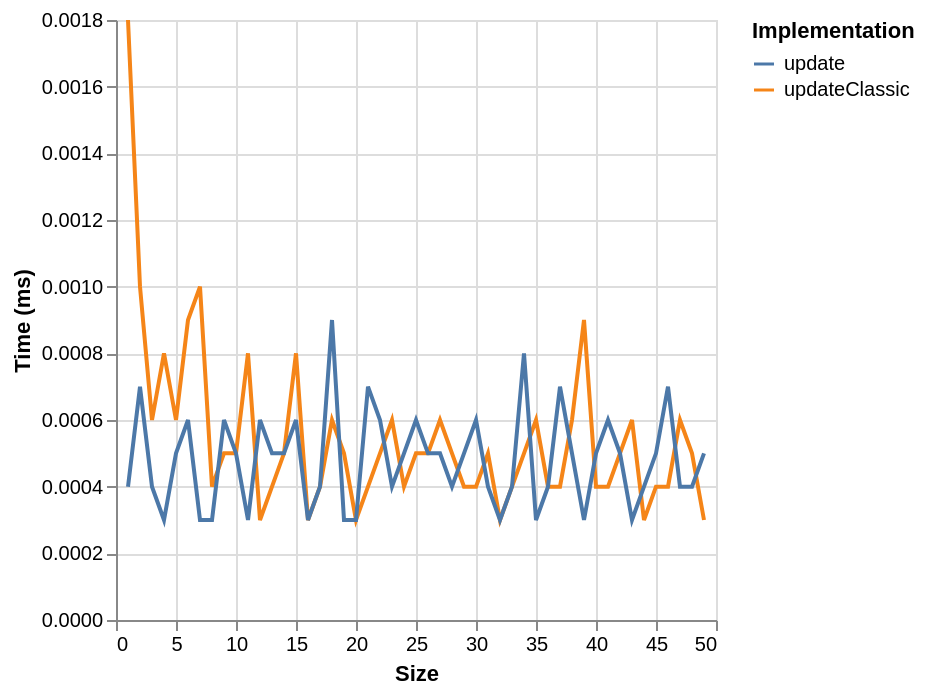

Vega-Lite specification for this chart:
### Vega specification from a JSON file in a GitHub repository (floating-point values rounded to 4 significant figures)
{"$schema": "https://vega.github.io/schema/vega/v6.json", "background": "white", "padding": 5, "width": 300, "height": 300, "style": "cell", "data": [{"name": "source_0", "values": [{"ms": 0.0018, "series": "updateClassic", "size": 1}, {"ms": 0.001, "series": "updateClassic", "size": 2}, {"ms": 0.0006, "series": "updateClassic", "size": 3}, {"ms": 0.0008, "series": "updateClassic", "size": 4}, {"ms": 0.0006, "series": "updateClassic", "size": 5}, {"ms": 0.0009, "series": "updateClassic", "size": 6}, {"ms": 0.001, "series": "updateClassic", "size": 7}, {"ms": 0.0004, "series": "updateClassic", "size": 8}, {"ms": 0.0005, "series": "updateClassic", "size": 9}, {"ms": 0.0005, "series": "updateClassic", "size": 10}, {"ms": 0.0008, "series": "updateClassic", "size": 11}, {"ms": 0.0003, "series": "updateClassic", "size": 12}, {"ms": 0.0004, "series": "updateClassic", "size": 13}, {"ms": 0.0005, "series": "updateClassic", "size": 14}, {"ms": 0.0008, "series": "updateClassic", "size": 15}, {"ms": 0.0003, "series": "updateClassic", "size": 16}, {"ms": 0.0004, "series": "updateClassic", "size": 17}, {"ms": 0.0006, "series": "updateClassic", "size": 18}, {"ms": 0.0005, "series": "updateClassic", "size": 19}, {"ms": 0.0003, "series": "updateClassic", "size": 20}, {"ms": 0.0004, "series": "updateClassic", "size": 21}, {"ms": 0.0005, "series": "updateClassic", "size": 22}, {"ms": 0.0006, "series": "updateClassic", "size": 23}, {"ms": 0.0004, "series": "updateClassic", "size": 24}, {"ms": 0.0005, "series": "updateClassic", "size": 25}, {"ms": 0.0005, "series": "updateClassic", "size": 26}, {"ms": 0.0006, "series": "updateClassic", "size": 27}, {"ms": 0.0005, "series": "updateClassic", "size": 28}, {"ms": 0.0004, "series": "updateClassic", "size": 29}, {"ms": 0.0004, "series": "updateClassic", "size": 30}, {"ms": 0.0005, "series": "updateClassic", "size": 31}, {"ms": 0.0003, "series": "updateClassic", "size": 32}, {"ms": 0.0004, "series": "updateClassic", "size": 33}, {"ms": 0.0005, "series": "updateClassic", "size": 34}, {"ms": 0.0006, "series": "updateClassic", "size": 35}, {"ms": 0.0004, "series": "updateClassic", "size": 36}, {"ms": 0.0004, "series": "updateClassic", "size": 37}, {"ms": 0.0006, "series": "updateClassic", "size": 38}, {"ms": 0.0009, "series": "updateClassic", "size": 39}, {"ms": 0.0004, "series": "updateClassic", "size": 40}, {"ms": 0.0004, "series": "updateClassic", "size": 41}, {"ms": 0.0005, "series": "updateClassic", "size": 42}, {"ms": 0.0006, "series": "updateClassic", "size": 43}, {"ms": 0.0003, "series": "updateClassic", "size": 44}, {"ms": 0.0004, "series": "updateClassic", "size": 45}, {"ms": 0.0004, "series": "updateClassic", "size": 46}, {"ms": 0.0006, "series": "updateClassic", "size": 47}, {"ms": 0.0005, "series": "updateClassic", "size": 48}, {"ms": 0.0003, "series": "updateClassic", "size": 49}, {"ms": 0.0004, "series": "update", "size": 1}, {"ms": 0.0007, "series": "update", "size": 2}, {"ms": 0.0004, "series": "update", "size": 3}, {"ms": 0.0003, "series": "update", "size": 4}, {"ms": 0.0005, "series": "update", "size": 5}, {"ms": 0.0006, "series": "update", "size": 6}, {"ms": 0.0003, "series": "update", "size": 7}, {"ms": 0.0003, "series": "update", "size": 8}, {"ms": 0.0006, "series": "update", "size": 9}, {"ms": 0.0005, "series": "update", "size": 10}, {"ms": 0.0003, "series": "update", "size": 11}, {"ms": 0.0006, "series": "update", "size": 12}, {"ms": 0.0005, "series": "update", "size": 13}, {"ms": 0.0005, "series": "update", "size": 14}, {"ms": 0.0006, "series": "update", "size": 15}, {"ms": 0.0003, "series": "update", "size": 16}, {"ms": 0.0004, "series": "update", "size": 17}, {"ms": 0.0009, "series": "update", "size": 18}, {"ms": 0.0003, "series": "update", "size": 19}, {"ms": 0.0003, "series": "update", "size": 20}, {"ms": 0.0007, "series": "update", "size": 21}, {"ms": 0.0006, "series": "update", "size": 22}, {"ms": 0.0004, "series": "update", "size": 23}, {"ms": 0.0005, "series": "update", "size": 24}, {"ms": 0.0006, "series": "update", "size": 25}, {"ms": 0.0005, "series": "update", "size": 26}, {"ms": 0.0005, "series": "update", "size": 27}, {"ms": 0.0004, "series": "update", "size": 28}, {"ms": 0.0005, "series": "update", "size": 29}, {"ms": 0.0006, "series": "update", "size": 30}, {"ms": 0.0004, "series": "update", "size": 31}, {"ms": 0.0003, "series": "update", "size": 32}, {"ms": 0.0004, "series": "update", "size": 33}, {"ms": 0.0008, "series": "update", "size": 34}, {"ms": 0.0003, "series": "update", "size": 35}, {"ms": 0.0004, "series": "update", "size": 36}, {"ms": 0.0007, "series": "update", "size": 37}, {"ms": 0.0005, "series": "update", "size": 38}, {"ms": 0.0003, "series": "update", "size": 39}, {"ms": 0.0005, "series": "update", "size": 40}, {"ms": 0.0006, "series": "update", "size": 41}, {"ms": 0.0005, "series": "update", "size": 42}, {"ms": 0.0003, "series": "update", "size": 43}, {"ms": 0.0004, "series": "update", "size": 44}, {"ms": 0.0005, "series": "update", "size": 45}, {"ms": 0.0007, "series": "update", "size": 46}, {"ms": 0.0004, "series": "update", "size": 47}, {"ms": 0.0004, "series": "update", "size": 48}, {"ms": 0.0005, "series": "update", "size": 49}]}, {"name": "data_0", "source": "source_0", "transform": [{"type": "formula", "expr": "toNumber(datum[\"size\"])", "as": "size"}]}], "marks": [{"name": "pathgroup", "type": "group", "from": {"facet": {"name": "faceted_path_main", "data": "data_0", "groupby": ["series"]}}, "encode": {"update": {"width": {"field": {"group": "width"}}, "height": {"field": {"group": "height"}}}}, "marks": [{"name": "marks", "type": "line", "style": ["line"], "sort": {"field": "x"}, "from": {"data": "faceted_path_main"}, "encode": {"update": {"stroke": {"scale": "color", "field": "series"}, "description": {"signal": "\"Size: \" + (format(datum[\"size\"], \"\")) + \"; Time (ms): \" + (format(datum[\"ms\"], \"\")) + \"; series: \" + (isValid(datum[\"series\"]) ? isArray(datum[\"series\"]) ? join(datum[\"series\"], ' ') : datum[\"series\"] : \"\"+datum[\"series\"])"}, "x": {"scale": "x", "field": "size"}, "y": {"scale": "y", "field": "ms"}, "defined": {"signal": "isValid(datum[\"size\"]) && isFinite(+datum[\"size\"]) && isValid(datum[\"ms\"]) && isFinite(+datum[\"ms\"])"}}}}]}], "scales": [{"name": "x", "type": "linear", "domain": {"data": "data_0", "field": "size"}, "range": [0, {"signal": "width"}], "nice": true, "zero": false}, {"name": "y", "type": "linear", "domain": {"data": "data_0", "field": "ms"}, "range": [{"signal": "height"}, 0], "nice": true, "zero": true}, {"name": "color", "type": "ordinal", "domain": {"data": "data_0", "field": "series", "sort": true}, "range": "category"}], "axes": [{"scale": "x", "orient": "bottom", "gridScale": "y", "grid": true, "tickCount": {"signal": "ceil(width/40)"}, "domain": false, "labels": false, "aria": false, "maxExtent": 0, "minExtent": 0, "ticks": false, "zindex": 0}, {"scale": "y", "orient": "left", "gridScale": "x", "grid": true, "tickCount": {"signal": "ceil(height/40)"}, "domain": false, "labels": false, "aria": false, "maxExtent": 0, "minExtent": 0, "ticks": false, "zindex": 0}, {"scale": "x", "orient": "bottom", "grid": false, "title": "Size", "labelFlush": true, "labelOverlap": true, "tickCount": {"signal": "ceil(width/40)"}, "zindex": 0}, {"scale": "y", "orient": "left", "grid": false, "title": "Time (ms)", "labelOverlap": true, "tickCount": {"signal": "ceil(height/40)"}, "zindex": 0}], "legends": [{"orient": "right", "symbolLimit": 30, "title": "Implementation", "stroke": "color", "symbolType": "stroke"}]}
